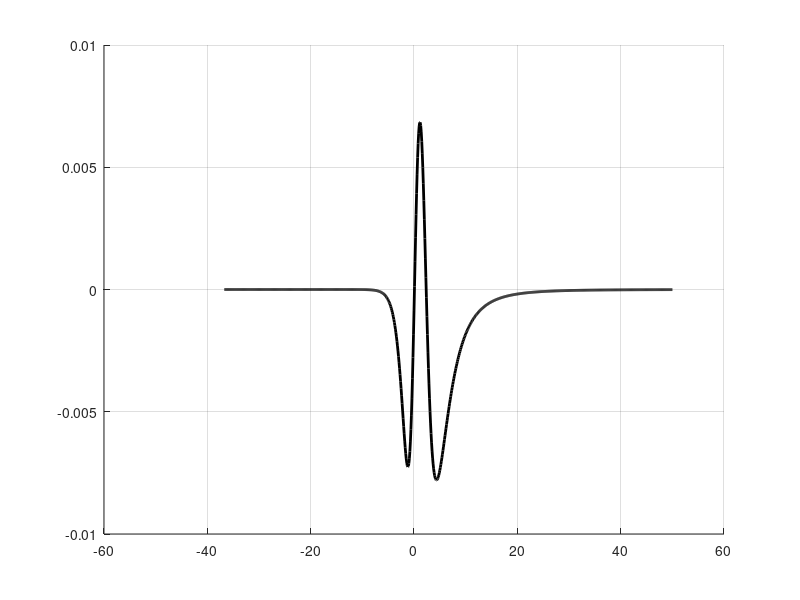

This chart was generated by the following MATLAB code:
clc
clear all
close all

format long

k = 3; N = 4;
n = 0:N+1; m = 0:N;

a = [1 ...
     0.1583482145380455955096383 ...
     0.0460645149909308107878344 ...
     0.0048861379108841469134267 ...
     0.0004336733305971515517559 ...
     0.0000173435613795895152436];
b = [1 ...
     0.0125148812047107612191739 ...
     0.0266693407000929631393759 ...
     0.0003285431094547362504004 ...
     0.0000820910787890062715299];
 
x = 0:0.1:50;
y = log(1 + exp(x));

x_minus = 0:-0.1:-50;
y_minus = log(1 + exp(x_minus));

c3 = ((k+1)*pi^2)/(gamma(k+2)^(6/k));
c4 = 1/(gamma(k+2)^(6/k));
% c1 = 0.75, c2 = 0.69
x_probe = [0.08; 2.38];
y_probe = log(1+exp(x_probe));
if (x_probe(1) ~=0 || x_probe(2) ~= 0)
    y_probe_m = log(1+exp(-x_probe));
else
    y_probe_m = y_probe;
end
y_interp = [y_probe y_probe.^2];

if x_probe(1) ~=0 || x_probe(2) ~= 0
    P_probe = x_probe.^4/4 + 6*(x_probe.^2)*pi^2/12 + 7*pi^4/60;
end

for i = 1:length(y_probe)
    I_minus(i) = gamma(k+1)*y_probe_m(i).*(sum(a.*(y_probe_m(i).^n))/sum(b.*(y_probe_m(i).^m)))^k;
end
if x_probe(1) ~=0 || x_probe(2) ~= 0
    I = P_probe + ((-1)^k)*I_minus';
else 
end

Right = (I./(gamma(k+1)*y_probe)).^(6/k) - 1 - c3*y_probe.^4 - c4*y_probe.^6;
C = inv(y_interp)*Right;
% c1 = C(1); c2 = C(2);
%% c1 = 0.745039344275876, c2 = 0.689504235300153
c1 = 0.745; c2 = 0.689;

P = x.^4/4 + 6*(x.^2)*pi^2/12 + 7*pi^4/60;
for i = 1: length(y)
    I_precesion_minus(i) = gamma(k+1)*y_minus(i).*(sum(a.*(y_minus(i).^n))/sum(b.*(y_minus(i).^m)))^k;
    I_precesion(i) = P(i) + ((-1)^k)*I_precesion_minus(i);

end

I_approximate = (1 + c1*y+c2*y.^2+c3*y.^4 + c4*y.^6);
I_approximate_minus = (1 + c1*y_minus+c2*y_minus.^2+c3*y_minus.^4 + c4*y_minus.^6);

% delta = (I_approximate./I_precesion) - 1;
% delta_minus = (I_approximate_minus./I_precesion_minus) - 1; 

delta = (I_approximate.*(gamma(k+1)*y./I_precesion).^(6/k) - 1)*(k/6);
delta_minus = (I_approximate_minus.*(gamma(k+1)*y_minus./I_precesion_minus).^(6/k) - 1)*(k/6);    
d = [delta_minus, delta];
hold on, grid on
plot([x_minus, x], d, 'k', 'linewidth',2)

% plot([-10,0;30,0],[0,-0.01;0,0.01],'k','linewidth',1.5);
% axis([-30 30 -2.5 1]),grid on
